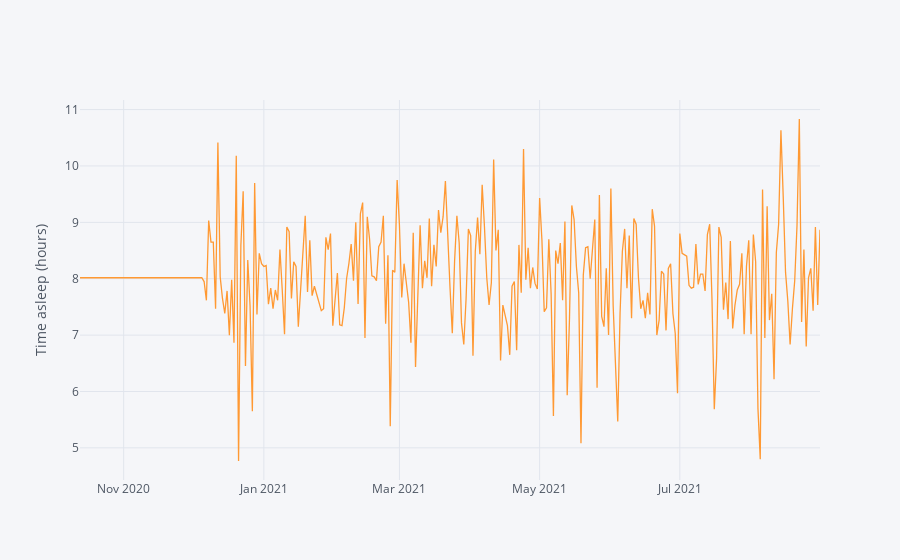

Notebook code for this chart:
### Code cell
sleep.iplot(y='asleep', yTitle='Time asleep (hours)')

### Figure 1 — Plotly figure (JSON) as saved in the notebook; plotly's stock layout.template omitted (floating-point values rounded to 4 significant figures; data arrays with more than 128 entries replaced by an {"elided": "..."} marker saying what was removed)
{"data": [{"line": {"color": "rgba(255, 153, 51, 1.0)", "dash": "solid", "shape": "linear", "width": 1.3}, "mode": "lines", "name": "asleep", "text": "", "type": "scatter", "x": {"elided": "315 str values"}, "y": {"elided": "315 float values"}}], "layout": {"legend": {"bgcolor": "#F5F6F9", "font": {"color": "#4D5663"}}, "paper_bgcolor": "#F5F6F9", "plot_bgcolor": "#F5F6F9", "title": {"font": {"color": "#4D5663"}}, "xaxis": {"gridcolor": "#E1E5ED", "showgrid": true, "tickfont": {"color": "#4D5663"}, "title": {"font": {"color": "#4D5663"}, "text": ""}, "zerolinecolor": "#E1E5ED"}, "yaxis": {"gridcolor": "#E1E5ED", "showgrid": true, "tickfont": {"color": "#4D5663"}, "title": {"font": {"color": "#4D5663"}, "text": "Time asleep (hours)"}, "zerolinecolor": "#E1E5ED"}}}
